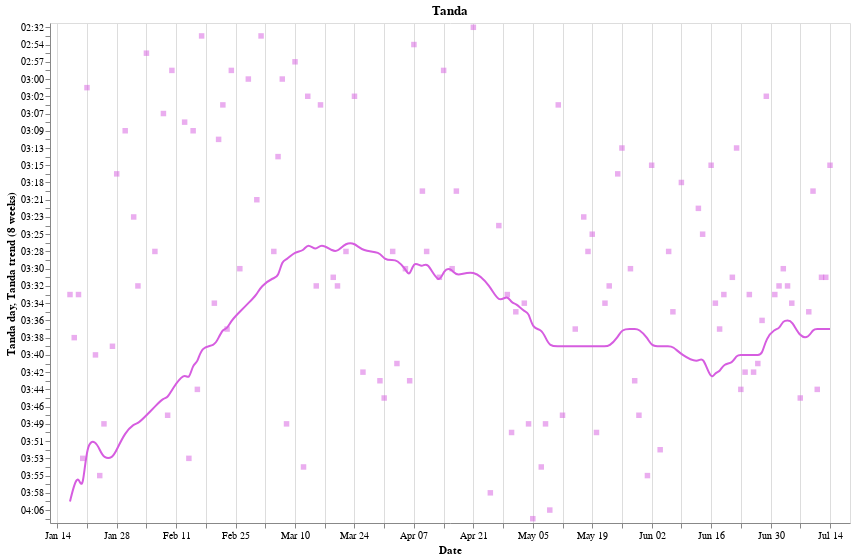

The notebook cell saved with this chart:
### Code cell
x = alt.X("date:T", title="Date", scale=alt.Scale(padding=20))

daily_line = (
    alt.Chart(daily_df.reset_index())
    .mark_point(shape="square", filled=True, opacity=0.5)
    .encode(
        x=x,
        y=alt.Y("hoursminutes(tanda_day_pretty):O", title="Tanda day"),
        color=alt.value("#d65de0"),
        tooltip=[
            alt.Tooltip("tanda_day_pretty", timeUnit="hoursminutes"),
            alt.Tooltip("date", timeUnit="yearmonthdate"),
        ],
    )
)
rolling_line = (
    alt.Chart(daily_df.reset_index())
    .mark_line(interpolate="basis")
    .encode(
        x=x,
        y=alt.Y(
            "hoursminutes(rolling_tanda_day_pretty):O", title="Tanda trend (8 weeks)"
        ),
        color=alt.value("#d65de0"),
        tooltip=[
            alt.Tooltip("rolling_tanda_day_pretty", timeUnit="hoursminutes"),
            alt.Tooltip("date", timeUnit="yearmonthdate"),
        ],
    )
)


(daily_line + rolling_line).properties(width=800, height=500, title="Tanda").show()
